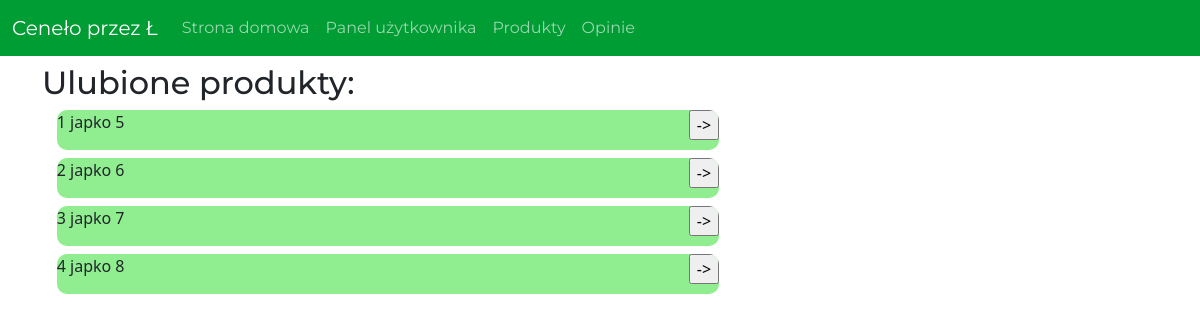
Screenshot of /fav_products with the database file from the repository.
### main.py (models this page shows, shortened)
class Product(db.Model):
    id = db.Column(db.Integer, primary_key=True)
    name = db.Column(db.String(100))
    shop_name = db.Column(db.String(SHOP_NAME_LENGTH_MAX))
    price = db.Column(db.Integer)####shoud be REAL!!!!
    mark  = db.Column(db.String(100))

### main.py (the view)
@app.route('/fav_products', methods = ['GET','POST'])
def fav_products():
    records = []
    products = Product.query.all()
    records.append(products)
    return render_template('fav_products.html',records=records)

### templates/fav_products.html (shortened to what this page needs)
{% extends "layout.html" %}
{% block content %}
    <h2>Ulubione produkty:</h2>
    {% for record in records[0] %}
    <div class="ramka5form">
        <div class="left">
        <p>{{record.id}} {{record.name}} {{record.price}}</p>
        </div>
        <div class="right">
        <form class="move" action="/show_product" method="post">
            <input class="go" type="submit" value="->">
        </form>
        </div>
    </div>
    {% endfor %}
{% endblock content %}

### templates/fav_products.html (style rules this page uses)
.left { float: left; }
.right { float: right; }
.ramka4form,.ramka5form { float: left; z-index: 3; height: 2vh; width: 45vw; background: lightgreen; position: relative; border-radius: 10px; margin-bottom: 1vh; overflow: hidden; margin-left: 2%; }
.ramka5form { height: 5vh; width: 90%; overflow-y: hidden; word-wrap: break-word; }

### rows the page displays
Product: id "1", name "japko", price "5"
Product: id "2", name "japko", price "6"
Product: id "3", name "japko", price "7"
Product: id "4", name "japko", price "8"
